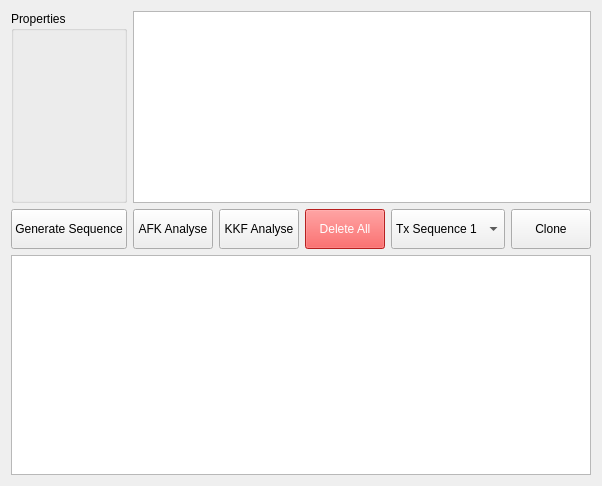
     <widget class="QWidget" name="golaysequence">
      <attribute name="title">
       <string>Golay-Sequence</string>
      </attribute>
      <layout class="QGridLayout" name="gridLayout_39">
       <item row="0" column="0">
        <widget class="QGroupBox" name="groupBox_10">
         <property name="title">
          <string>Properties</string>
         </property>
         <layout class="QGridLayout" name="gridLayout_34">
          <item row="1" column="0">
           <spacer name="verticalSpacer_11">
            <property name="orientation">
             <enum>Qt::Vertical</enum>
            </property>
            <property name="sizeHint" stdset="0">
             <size>
              <width>20</width>
              <height>40</height>
             </size>
            </property>
           </spacer>
          </item>
          <item row="0" column="1">
           <spacer name="horizontalSpacer_15">
            <property name="orientation">
             <enum>Qt::Horizontal</enum>
            </property>
            <property name="sizeHint" stdset="0">
             <size>
              <width>40</width>
              <height>20</height>
             </size>
            </property>
           </spacer>
          </item>
         </layout>
        </widget>
       </item>
       <item row="1" column="0">
        <widget class="QPushButton" name="pushButton_golaysequence_generatesequence">
         <property name="minimumSize">
          <size>
           <width>0</width>
           <height>40</height>
          </size>
         </property>
         <property name="text">
          <string>Generate Sequence</string>
         </property>
        </widget>
       </item>
       <item row="1" column="1">
        <layout class="QHBoxLayout" name="horizontalLayout_10">
         <item>
          <widget class="QPushButton" name="pushButton_golaysequence_afkanalyse">
           <property name="minimumSize">
            <size>
             <width>0</width>
             <height>40</height>
            </size>
           </property>
           <property name="text">
            <string>AFK Analyse</string>
           </property>
          </widget>
         </item>
         <item>
          <widget class="QPushButton" name="pushButton_golaysequence_kkfanalyse">
           <property name="minimumSize">
            <size>
             <width>0</width>
             <height>40</height>
            </size>
           </property>
           <property name="text">
            <string>KKF Analyse</string>
           </property>
          </widget>
         </item>
         <item>
          <widget class="QPushButton" name="pushButton_golaysequence_deleteall">
           <property name="minimumSize">
            <size>
             <width>0</width>
             <height>40</height>
            </size>
           </property>
           <property name="styleSheet">
            <string notr="true">background-color: rgb(255, 45, 45);
color: rgb(255, 255, 255)</string>
           </property>
           <property name="text">
            <string>Delete All</string>
           </property>
          </widget>
         </item>
         <item>
          <widget class="QComboBox" name="comboBox_golaysequence">
           <property name="minimumSize">
            <size>
             <width>0</width>
             <height>40</height>
            </size>
           </property>
           <item>
            <property name="text">
             <string>Tx Sequence 1</string>
            </property>
           </item>
           <item>
            <property name="text">
             <string>Tx Sequence 2</string>
            </property>
           </item>
           <item>
            <property name="text">
             <string>Rx Sequence 1</string>
            </property>
           </item>
           <item>
            <property name="text">
             <string>Rx Sequence 2</string>
            </property>
           </item>
          </widget>
         </item>
         <item>
          <widget class="QPushButton" name="pushButton_golaysequence_clone">
           <property name="minimumSize">
            <size>
             <width>0</width>
             <height>40</height>
            </size>
           </property>
           <property name="text">
            <string>Clone</string>
           </property>
          </widget>
         </item>
        </layout>
       </item>
       <item row="2" column="0" colspan="2">
        <widget class="QGraphicsView" name="graphicsView_golaysequence">
         <property name="sizePolicy">
          <sizepolicy hsizetype="Expanding" vsizetype="Minimum">
           <horstretch>0</horstretch>
           <verstretch>0</verstretch>
          </sizepolicy>
         </property>
         <property name="minimumSize">
          <size>
           <width>0</width>
           <height>220</height>
          </size>
         </property>
        </widget>
       </item>
       <item row="0" column="1">
        <widget class="QListWidget" name="listWidget_golaysequence"/>
       </item>
      </layout>
     </widget>
